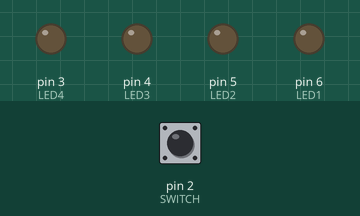
A sketch run on a simulated Arduino Uno, built with avr-gcc and run on an emulated ATmega328P. On the bench: output pins drawn as LEDs (lit = HIGH). The inputs (shaded band) are chosen by the test bench; at power-on: pin 2 (SWITCH) HIGH. What the sketch prints to the serial monitor is not drawn.

Above: at 1.2 s.
1.3 s: pin 2 (SWITCH) pulled LOW for 1 s
At 1.5 s:
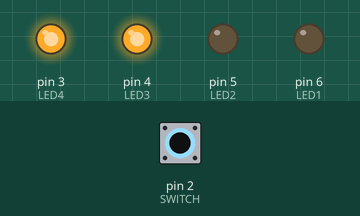
At 1.9 s:
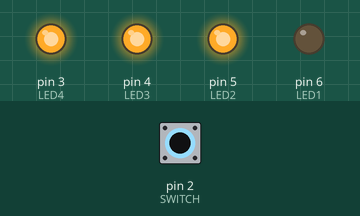
Timing chart, 0 to 4.3 s (numbered marks = the images above; inputs shaded):
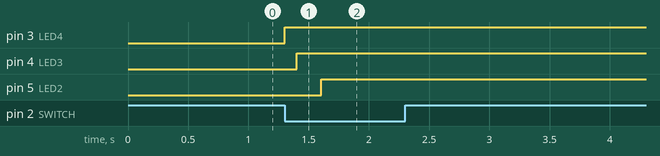

The sketch:

BinaryCounterUsingLED.ino
```cpp
//Desing a 4 bit binary counter using arduino
int n = 1;
int SWITCH =2;
int LED1 = 6;
int LED2 = 5;
int LED3 = 4;
int LED4 = 3;

void setup() {
  // put your setup code here, to run once:
  pinMode(SWITCH,INPUT);
  pinMode(LED1,OUTPUT);
  pinMode(LED2,OUTPUT);
  pinMode(LED3,OUTPUT);
  pinMode(LED4,OUTPUT);
  Serial.begin(9600);

}

void loop() {
  // put your main code here, to run repeatedly:


  Serial.println(digitalRead(SWITCH));


  if( digitalRead(SWITCH) == 0 )
  {
    switch( n )
    {
      case 1:
      digitalWrite(LED4,HIGH);
//      delay(2000);
      break;
      case 2:
      digitalWrite(LED3,HIGH);
//      delay(2000);
      break;
      case 3:
      digitalWrite(LED4,HIGH);
      digitalWrite(LED3,HIGH);
//      delay(2000);
      break;
      case 4:
      digitalWrite(LED2,HIGH);
//      delay(2000);
      break;
      default:
//      digitalWrite(LED1,LOW);
//      digitalWrite(LED2,LOW);
//      digitalWrite(LED3,LOW);
//      digitalWrite(LED4,LOW);
      break;

    }
    n++;
    delay(100);
  }


}
```

Measured:
- after the input at 1.3 s, pin 3 (LED4): LOW → HIGH at once; pin 4 (LED3): LOW → HIGH after 0.10 s; pin 5 (LED2): LOW → HIGH after 0.30 s
